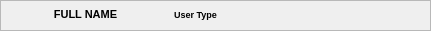
   <widget class="QFrame" name="frame">
    <property name="geometry">
     <rect>
      <x>70</x>
      <y>0</y>
      <width>431</width>
      <height>31</height>
     </rect>
    </property>
    <property name="frameShape">
     <enum>QFrame::Shape::StyledPanel</enum>
    </property>
    <property name="frameShadow">
     <enum>QFrame::Shadow::Raised</enum>
    </property>
    <widget class="QLabel" name="label">
     <property name="geometry">
      <rect>
       <x>10</x>
       <y>7</y>
       <width>15</width>
       <height>15</height>
      </rect>
     </property>
     <property name="text">
      <string/>
     </property>
     <property name="pixmap">
      <pixmap resource="resources.qrc">:/img/img/user 1.png</pixmap>
     </property>
     <property name="scaledContents">
      <bool>true</bool>
     </property>
    </widget>
    <widget class="QToolButton" name="toolButton_4">
     <property name="geometry">
      <rect>
       <x>390</x>
       <y>20</y>
       <width>31</width>
       <height>31</height>
      </rect>
     </property>
     <property name="styleSheet">
      <string notr="true">QToolButton {
    qproperty-iconSize: 17px 17px; /* Adjust icon size */
}
</string>
     </property>
     <property name="text">
      <string/>
     </property>
     <property name="icon">
      <iconset>
       <normaloff>../../Downloads/icons8-notification-material-rounded/icons8-notification-48.png</normaloff>../../Downloads/icons8-notification-material-rounded/icons8-notification-48.png</iconset>
     </property>
     <property name="autoRaise">
      <bool>true</bool>
     </property>
    </widget>
    <widget class="QWidget" name="layoutWidget">
     <property name="geometry">
      <rect>
       <x>350</x>
       <y>0</y>
       <width>61</width>
       <height>31</height>
      </rect>
     </property>
     <layout class="QHBoxLayout" name="horizontalLayout">
      <item>
       <widget class="QToolButton" name="NotificationButton">
        <property name="styleSheet">
         <string notr="true">QToolButton {
    qproperty-iconSize: 17px 17px; /* Adjust icon size */
}
</string>
        </property>
        <property name="text">
         <string/>
        </property>
        <property name="icon">
         <iconset>
          <normaloff>../../Downloads/icons8-notification-material-rounded/icons8-notification-48.png</normaloff>../../Downloads/icons8-notification-material-rounded/icons8-notification-48.png</iconset>
        </property>
        <property name="autoRaise">
         <bool>true</bool>
        </property>
       </widget>
      </item>
      <item>
       <widget class="QToolButton" name="SettingsButton">
        <property name="styleSheet">
         <string notr="true">QToolButton {
    qproperty-iconSize: 17px 17px; /* Adjust icon size */
}
</string>
        </property>
        <property name="text">
         <string/>
        </property>
        <property name="icon">
         <iconset resource="resources.qrc">
          <normaloff>:/img/img/setting-2 1.png</normaloff>:/img/img/setting-2 1.png</iconset>
        </property>
        <property name="autoRaise">
         <bool>true</bool>
        </property>
       </widget>
      </item>
     </layout>
    </widget>
    <widget class="QLabel" name="Typelabel">
     <property name="geometry">
      <rect>
       <x>170</x>
       <y>4</y>
       <width>51</width>
       <height>21</height>
      </rect>
     </property>
     <property name="font">
      <font>
       <pointsize>7</pointsize>
       <bold>true</bold>
      </font>
     </property>
     <property name="text">
      <string>User Type</string>
     </property>
     <property name="alignment">
      <set>Qt::AlignmentFlag::AlignCenter</set>
     </property>
    </widget>
    <widget class="QLabel" name="FullNameLabel">
     <property name="geometry">
      <rect>
       <x>30</x>
       <y>4</y>
       <width>111</width>
       <height>21</height>
      </rect>
     </property>
     <property name="minimumSize">
      <size>
       <width>60</width>
       <height>0</height>
      </size>
     </property>
     <property name="font">
      <font>
       <pointsize>8</pointsize>
       <bold>true</bold>
      </font>
     </property>
     <property name="text">
      <string>FULL NAME</string>
     </property>
     <property name="alignment">
      <set>Qt::AlignmentFlag::AlignCenter</set>
     </property>
    </widget>
   </widget>
